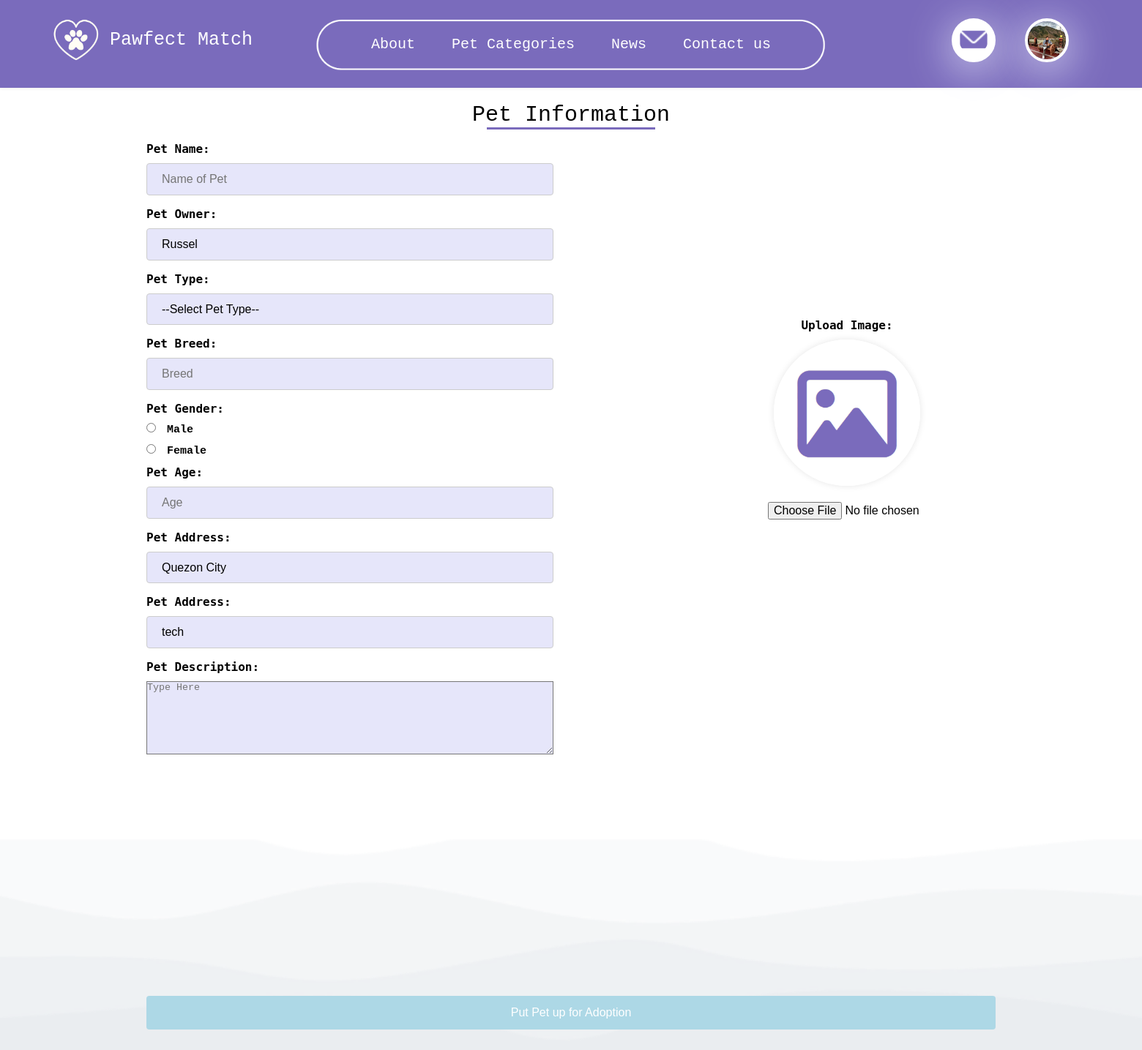
/pet_info.php (signed in), run on the app's committed database.
### tables this page shows
CREATE TABLE `users` (
  `id` bigint(20) NOT NULL,
  `user_id` bigint(20) NOT NULL,
  `email` text NOT NULL,
  `password` varchar(255) NOT NULL,
  `date` timestamp NOT NULL DEFAULT current_timestamp() ON UPDATE current_timestamp(),
  `fname` varchar(255) NOT NULL,
  `lname` varchar(255) NOT NULL,
  `mname` varchar(255) NOT NULL,
  `gender` varchar(100) NOT NULL,
  `user_image` varchar(255) NOT NULL,
  `status` varchar(100) NOT NULL,
  `address` varchar(255) NOT NULL,
  `city` varchar(255) NOT NULL,
  `postal_code` varchar(11) NOT NULL,
  `phone` varchar(25) NOT NULL,
  `dob` date NOT NULL,
  `first_login` bigint(20) NOT NULL
);

### functions.php (called while the page is built, shortened)
<?php
function check_login($con)
{
	if(isset($_SESSION['user_id']))
	{
		$id = $_SESSION['user_id'];
		$query = "select * from users where user_id = '$id' limit 1";
		$result = mysqli_query($con,$query);
		if($result && mysqli_num_rows($result) > 0)
		{
			$user_data = mysqli_fetch_assoc($result);
			return $user_data;
		}
	}
	die;
}

### pet_info.php (the view, shortened to what this page needs)
<?php
include("connection.php");
include("functions.php");
$user_data = check_login($con);
$query = "SELECT * FROM users WHERE fname = '{$user_data['fname']}' AND lname = '{$user_data['lname']}'";
$result = mysqli_query($con, $query);
$owner_fname = $user_data['fname'];
?>
<!DOCTYPE html>
<html lang="en">
<head>
    <link rel="stylesheet" href="css/style.css">
    <link rel="stylesheet" href="https://cdnjs.cloudflare.com/ajax/libs/font-awesome/5.15.2/css/all.min.css"/>
    <link rel="stylesheet" href="css/info.css">
    <link rel="stylesheet" href="css/message.css">
</head>
<body>
<div class="container">
    <div class="form-container-center">
        <div class="title-container">
            <div class="title">Pet Information</div>
        </div>
        <form action="" method="post" autocomplete="off" enctype="multipart/form-data" class="form-group">
            <div class="left-form">
                <label for="pet_name">Pet Name:</label>
                <input type="text" name="pet_name" id="pet_name" placeholder="Name of Pet" required><br>
                <label for="pet_owner">Pet Owner:</label>
                <input type="text" name="pet_owner" id="pet_owner" value="<?php echo htmlspecialchars($owner_fname); ?>" required><br>
                <label for="pet_type">Pet Type:</label>
                <select id="pet_type" name="pet_type" required>
                    <option value="">--Select Pet Type--</option>
                </select><br>
                <label for="pet_breed">Pet Breed:</label>
                <input type="text" name="pet_breed" id="pet_breed" placeholder="Breed" required><br>
                <div class="gender-details">
                    <label for="pet_gender">Pet Gender:</label>
                    <input type="radio" id="pet_gender" name="pet_gender" value="Male"><span>Male<br></span>
                    <input type="radio" id="pet_gender" name="pet_gender" value="Female"><span>Female<br></span>
                </div>
                <label for="pet_age">Pet Age:</label>
                <input type="number" name="pet_age" id="pet_age" placeholder="Age" required><br>
                <label for="pet_location">Pet Address:</label>
                <select id="pet_location" name="pet_location" required onchange="checkOtherLocation(this.value)">
        <option value="Quezon City" <?= $user_data['city'] == 'Quezon City' ? 'selected' : '' ?>>Quezon City</option>
    </select>
                <label for="pet_address">Pet Address:</label>
                <input type="text" name="pet_address" id="pet_address" Value="<?php echo $user_data['address']?>" required><br>
                <label for="pet_description">Pet Description:</label>
                <textarea name="pet_description" id="pet_description" rows="5" placeholder="Type Here"></textarea><br>
            </div>
            <div class="pet-image-box">
                <label for="pet_image">Upload Image:</label>
                <img class="image-preview" id="image-preview" src="pictures/upload.png" alt="" >
                <input type="file" name="pet_image" id="pet_image" accept=".jpg, .jpeg, .png" style="margin-left: 130px"onchange="previewImage(event)"><br>
                <button type="button" id="remove-button" style="display: none;"  onclick="removeImage()">Remove Image</button>            </div>
            <div class="submit-container">
                <button type="submit" name="submit" class="submit-button">Put Pet up for Adoption</button>
            </div>
        </form>
    </div>
</div>
</body>
</html>

### css/style.css (style rules this page uses)
* { margin: 0; padding: 0; box-sizing: border-box; }
nav { background-color: #7A6BBC; padding: 20px 20%; box-shadow: 0 0 5px rgba(0, 0, 0, 0.1); width: 100%; height: 120px; display: flex; position: relative; }
.menu-box nav { display: flex; justify-content: space-between; align-items: center; padding: 10px; }
.bg-bottom { position: fixed; bottom: -100px; left: 0; width: 100%; text-align: center; z-index: -1; }
.bg-bottom img { width: 100%; max-height: 1000px; display: inline-block; vertical-align: bottom; }
.menu-box nav .list { margin: 0 auto; }
.menu-box nav .user-image { margin-left: 10px; }
.logo-image { position: absolute; top: 20px; left: 70px; width: 70px; height: 70px; object-fit: cover; z-index: 1; }
.user-btn { position: absolute; top: 25px; right: 200px; width: 60px; height: 60px; border-radius: 50%; background-color: white; border: 4px solid #ffffff; box-shadow: 0 10px 60px #E6E6FA; }
.user-btn img { position: absolute; align-items: center; border-radius: 50%; width: 40px; top: 5px; left: 6px; }
.user-image { position: absolute; top: 25px; right: 100px; width: 60px; height: 60px; border-radius: 50%; border: 4px solid #ffffff; box-shadow: 0 10px 60px #E6E6FA; }
.list { padding: 0; margin: 0; font-family: monospace; display: flex; justify-content: center; list-style: none; z-index: 99; margin-top: 10px; }
.list li { display: inline-block; position: relative; }
.list li:last-child { margin-right: 0; }
.list li a { display: block; padding: 20px 25px; color: #FFFFFF; text-decoration: none; text-align: center; font-size: 20px; }
.logo-text { position: absolute; top: 40px; left: 150px; color: #ffffff; font-size: 25px; display: flex; align-items: center; font-family: monospace; }
.top-oval { position: absolute; margin-top: 10px; width: 700px; height: 100px; left: 50%; transform: translateX(-50%); z-index: 0; }

### css/info.css (style rules this page uses)
body { font-family: monospace; background-color: #fff; margin: 0; padding: 0; align-items: center; }
.title { font-size: 30px; font-weight: 500; position: relative; margin-bottom: 20px; text-align: center; }
.title::before { content: ''; position: absolute; left: 50%; bottom: -10%; transform: translateX(-50%); height: 3px; width: 230px; background: #7A6BBC; }
.container { display: flex; flex-direction: column; padding: 20px; border-radius: 10px; width: 100%; max-width: 1200px; margin: 0 auto; background: transparent ; }
.form-container-center { display: flex; flex-direction: column; align-items: center; width: 100%; }
.left-form, .pet-image-box { display: inline-block; }
.left-form { float: left; width: 110%; padding-right: 700px; }
.pet-image-box { float: right; width: 35%; display: flex; align-items: center; justify-content: center; flex-direction: column; transform: translateY(-600px); }
label { font-family: "monospace", sans-serif; font-weight: bold; margin-bottom: 10px; display: block; }
input[type="text"], input[type="date"],input[type="number"], button { width: calc(100% - 20px); border: 1px solid #ccc; border-radius: 4px; box-sizing: border-box; padding: 12px 20px; margin-bottom: 16px; font-size: 16px; background-color: #E6E6FA; }
input[type="file"], button { width: calc(100% - 20px); border-radius: 4px; box-sizing: border-box; padding: 12px 20px; margin-bottom: 16px; font-size: 16px; }
.title-container, .submit-container { clear: both; text-align: center; width: 100%; }
button { padding: 14px 20px; margin: 8px 0; background-color: lightblue; border: none; border-radius: 4px; color: white; cursor: pointer; width: 100%; }
select { border: 1px solid #ccc; border-radius: 4px; background: #fff; box-sizing: border-box; width: calc(100% - 20px); padding: 12px 20px; margin-bottom: 16px; font-size: 16px; cursor: pointer; appearance: none; position: relative; background-color: #E6E6FA; }
select:after { content: '\25BC'; position: absolute; top: 0; right: 0; padding: 12px; background: #ccc; pointer-events: none; border-radius: 0 4px 4px 0; }
.image-preview { border-radius: 50%; width: 200px; height: 200px; margin-bottom: 10px; box-shadow: 0 0 10px rgba(0, 0, 0, 0.1); }
.gender-details span { font-weight: bold; font-size: 15px; margin-left: 10px; color: #000; }
.gender-details input[type="radio"] { margin-right: 5px; margin-bottom: 16px; }
.gender-details label { align-self: center; }
textarea { width: calc(100% - 20px); height: 100px; background-color: #E6E6FA; }

### data on the page
users: pet_owner "Russel", pet_location "Quezon City", pet_address "tech"
